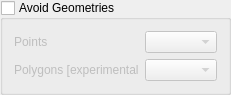
           <widget class="QgsCollapsibleGroupBox" name="avoidlocation_group">
            <property name="sizePolicy">
             <sizepolicy hsizetype="Preferred" vsizetype="Fixed">
              <horstretch>0</horstretch>
              <verstretch>0</verstretch>
             </sizepolicy>
            </property>
            <property name="maximumSize">
             <size>
              <width>16777215</width>
              <height>28</height>
             </size>
            </property>
            <property name="toolTip">
             <string>&lt;html&gt;&lt;head/&gt;&lt;body&gt;&lt;p&gt;Avoid roads by specifying a Point layer. &lt;/p&gt;&lt;/body&gt;&lt;/html&gt;</string>
            </property>
            <property name="statusTip">
             <string>&lt;html&gt;&lt;head/&gt;&lt;body&gt;&lt;p&gt;Avoid roads by specifying a Point layer. &lt;/p&gt;&lt;/body&gt;&lt;/html&gt;</string>
            </property>
            <property name="whatsThis">
             <string>&lt;html&gt;&lt;head/&gt;&lt;body&gt;&lt;p&gt;Avoid roads by specifying a Point layer. &lt;/p&gt;&lt;/body&gt;&lt;/html&gt;</string>
            </property>
            <property name="title">
             <string>Avoid Geometries</string>
            </property>
            <property name="checkable">
             <bool>true</bool>
            </property>
            <property name="checked">
             <bool>false</bool>
            </property>
            <property name="collapsed">
             <bool>true</bool>
            </property>
            <property name="saveCollapsedState">
             <bool>false</bool>
            </property>
            <layout class="QGridLayout" name="gridLayout_17" columnstretch="1,3">
             <item row="0" column="1">
              <widget class="QgsMapLayerComboBox" name="avoidlocation_dropdown">
               <property name="toolTip">
                <string>&lt;html&gt;&lt;head/&gt;&lt;body&gt;&lt;p&gt;Avoid areas by specifying a (Multi-)Polygon layer. &lt;/p&gt;&lt;p&gt;Does &lt;span style=&quot; font-weight:600;&quot;&gt;not work&lt;/span&gt; for memory (scratch) Polygon layers!&lt;/p&gt;&lt;p&gt;&lt;span style=&quot; font-weight:600;&quot;&gt;Note&lt;/span&gt;, only the first feature of the layer will be respected.&lt;/p&gt;&lt;/body&gt;&lt;/html&gt;</string>
               </property>
               <property name="allowEmptyLayer">
                <bool>true</bool>
               </property>
               <property name="showCrs">
                <bool>false</bool>
               </property>
              </widget>
             </item>
             <item row="0" column="0">
              <widget class="QLabel" name="label_18">
               <property name="text">
                <string>Points</string>
               </property>
              </widget>
             </item>
             <item row="1" column="1">
              <widget class="QgsMapLayerComboBox" name="avoidpolygons_dropdown">
               <property name="allowEmptyLayer">
                <bool>true</bool>
               </property>
              </widget>
             </item>
             <item row="1" column="0">
              <widget class="QLabel" name="label_44">
               <property name="text">
                <string>Polygons [experimental</string>
               </property>
              </widget>
             </item>
            </layout>
           </widget>
